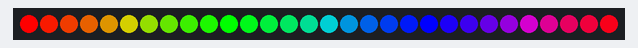
Recording of a sketch running on a simulated Arduino Uno, built with avr-gcc and run on an emulated ATmega328P. On the bench: 30 RGB LEDs in strip order, left to right.

Above: at 0.16 s.
At 7.65 s:
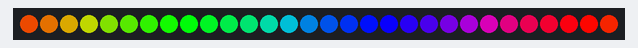
At 13.5 s:
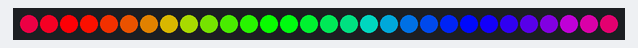
At 19.69 s:
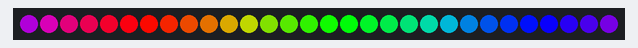
At 30.07 s:
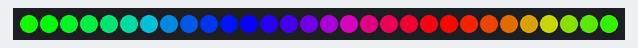
At 39.19 s:
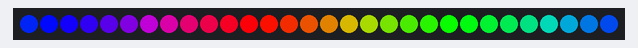

The sketch:

06-Rainbows.ino
```cpp
#include <Adafruit_NeoPixel.h>

int PIN = 6;
int NUMPIXELS = 30;
int DELAY = 25;

Adafruit_NeoPixel pixels = Adafruit_NeoPixel(NUMPIXELS, PIN, NEO_GRB + NEO_KHZ800);


void setup() {
  pixels.begin();
}


void loop() {
  uint16_t i, j;

  for(j=0; j<256; j++) {
    for(i=0; i< pixels.numPixels(); i++) {
      pixels.setPixelColor(i, Wheel(((i * 256 / pixels.numPixels()) + j) & 255));
    }
    pixels.show();
    delay(DELAY);
  }
}

uint32_t Wheel(byte WheelPos) {
  WheelPos = 255 - WheelPos;
  if(WheelPos < 85) {
    return pixels.Color(255 - WheelPos * 3, 0, WheelPos * 3);
  }
  if(WheelPos < 170) {
    WheelPos -= 85;
    return pixels.Color(0, WheelPos * 3, 255 - WheelPos * 3);
  }
  WheelPos -= 170;
  return pixels.Color(WheelPos * 3, 255 - WheelPos * 3, 0);
}
```
